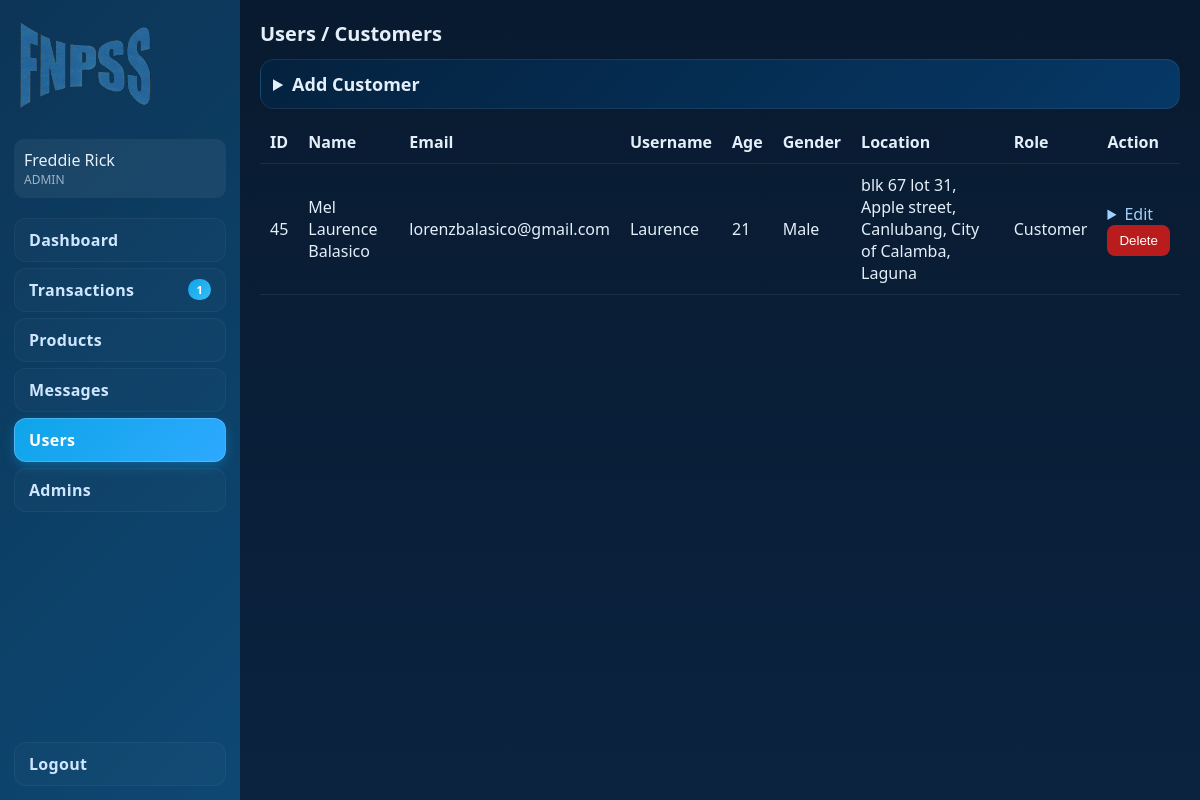
The page /admin/admin_users.php (signed in) on the database its author committed.
### tables this page shows
CREATE TABLE `users` (
  `id` int(11) NOT NULL,
  `email` varchar(255) NOT NULL,
  `name` varchar(255) NOT NULL,
  `location` varchar(255) NOT NULL,
  `phone` varchar(20) NOT NULL,
  `username` varchar(50) NOT NULL,
  `avatar` varchar(255) DEFAULT NULL,
  `password` varchar(255) NOT NULL,
  `created_at` timestamp NOT NULL DEFAULT current_timestamp(),
  `role` enum('admin','customer') DEFAULT NULL,
  `status` enum('active','inactive','pending') DEFAULT 'active',
  `dob` date DEFAULT NULL,
  `gender` enum('male','female','other','') DEFAULT '',
  `last_profile_updated` timestamp NULL DEFAULT NULL
);

### config/db.php (called while the page is built, shortened)
<?php
$DB = [
    'host' => getenv('DB_HOST') ?: '127.0.0.1',
    'port' => (int)(getenv('DB_PORT') ?: 3307),
    'name' => getenv('DB_NAME') ?: 'avr_db',
    'user' => getenv('DB_USER') ?: 'root',
    'pass' => getenv('DB_PASS') !== false ? getenv('DB_PASS') : ''
];
function db(): PDO {
    static $pdo = null;
    if ($pdo instanceof PDO) return $pdo;
    global $DB;
    $hosts = array_unique([$DB['host'], '127.0.0.1', 'localhost']);
    $ports = array_unique([(int)$DB['port'], 3306, 3307]);
    $opts = [
        PDO::ATTR_ERRMODE => PDO::ERRMODE_EXCEPTION,
        PDO::ATTR_DEFAULT_FETCH_MODE => PDO::FETCH_ASSOC,
        PDO::ATTR_EMULATE_PREPARES => false,
    ];
    foreach ($hosts as $h) {
        foreach ($ports as $p) {
            $dsn = sprintf('mysql:host=%s;port=%d;dbname=%s;charset=utf8mb4', $h, $p, $DB['name']);
            try {
                $pdo = new PDO($dsn, $DB['user'], $DB['pass'], $opts);
                return $pdo;
            } catch (Throwable $e) {
                $lastErr = $e;
            }
        }
    }
    throw new PDOException('Database connection failed: no hosts/ports available');
}
?>

### includes/functions.php (called while the page is built, shortened)
<?php
require_once __DIR__ . '/../config/db.php';
function h($s): string { return htmlspecialchars((string)$s, ENT_QUOTES, 'UTF-8'); }
?>

### admin/admin_users.php (the view, shortened to what this page needs)
<?php
require_once __DIR__ . '/../includes/functions.php';
require_once __DIR__ . '/ui.php';
$users = db()->query("SELECT id,name,email,username,phone,location,role,status,created_at,dob,gender FROM users WHERE (role IS NULL OR role <> 'admin') ORDER BY created_at DESC")->fetchAll();
?>
  <details class="card" style="margin-bottom:12px"><summary style="font-size:18px"><strong>Add Customer</strong></summary>
  </details>
  <div style="overflow:auto"><table class="table rtable"><thead><tr><th>ID</th><th>Name</th><th>Email</th><th>Username</th><th>Age</th><th>Gender</th><th>Location</th><th>Role</th><th>Action</th></tr></thead><tbody>
  <?php foreach ($users as $u): ?>
    <tr>
      <td data-label="ID"><?= (int)$u['id']; ?></td>
      <td data-label="Name"><?= h($u['name']); ?></td>
      <td data-label="Email"><?= h($u['email']); ?></td>
      <td data-label="Username"><?= h($u['username']); ?></td>
      <?php
        $ageDisp = '—';
        try {
          if (!empty($u['dob']) && $u['dob'] !== '0000-00-00') {
            $dobObj = new DateTime($u['dob']);
            $age = $dobObj->diff(new DateTime('today'))->y;
            if ($age >= 0 && $age <= 120) { $ageDisp = (string)$age; }
          }
        } catch (Throwable $e) {  }
        $gender = trim((string)($u['gender'] ?? ''));
        $genderDisp = $gender === '' ? '—' : ucfirst(strtolower($gender));
        $roleDisp = ($u['role'] === 'admin') ? 'Admin' : 'Customer';
      ?>
      <td data-label="Age"><?= h($ageDisp); ?></td>
      <td data-label="Gender"><?= h($genderDisp); ?></td>
      <td data-label="Location"><?= h($u['location'] ?? ''); ?></td>
      <td data-label="Role"><?= h($roleDisp); ?></td>
  <td data-label="Action">
        <div class="action-vertical">
          <details class="inline"><summary style="cursor:pointer">Edit</summary>
          </details>
          <form method="post" onsubmit="return confirm('Delete this user account? This cannot be undone.');" style="margin:0">
            <button class="btn secondary" style="background:#b91c1c">Delete</button>
          </form>
        </div>
      </td>
    </tr>
  <?php endforeach; ?>
  </tbody></table></div>

### admin/ui.php (style rules this page uses)
:root { --bg:#081a2f;--bg2:#0b2340;--side:#0b2746;--panel:#0d2d52;--card:rgba(255,255,255,.06);--txt:#e5effa;--mut:#9fb3c8;--blue:#0ea5e9;--blue2:#2ea9ff }
* { box-sizing:border-box }
html,body { height:100% }
body { margin:0;overflow-x:hidden;background:linear-gradient(180deg,var(--bg),var(--bg2));color:var(--txt);font-family:system-ui,-apple-system,Segoe UI,Roboto,Arial,sans-serif }
.card { background:linear-gradient(135deg, #04223f, #063866);border:1px solid rgba(255,255,255,.08);border-radius:14px;padding:12px }
.table { width:100%;border-collapse:collapse }
.table th,.table td { padding:10px;border-bottom:1px solid rgba(255,255,255,.08);text-align:left }
.table.rtable { width:100% }
.btn { appearance:none;border:0;border-radius:8px;background:linear-gradient(135deg,var(--blue),var(--blue2));color:#fff;padding:8px 12px;cursor:pointer }
.btn.secondary { background:#334155 }

### admin/admin_users.php (style rules this page uses)
details.inline summary { color:var(--muted,#9fd1ff); }

### rows shown on the page
users: id "45", name "Mel Laurence Balasico", email "lorenzbalasico@gmail.com", username "Laurence", dob "21", gender "Male", location "blk 67 lot 31, Apple street, Canlubang, City of Calamba, Laguna", role "Customer"

### other values the page prints
$user['name'] "Freddie Rick"
$label "Dashboard"
$label "Transactions"
$count "1"
$label "Products"
$label "Messages"
$label "Users"
$label "Admins"
$title "Users / Customers"
